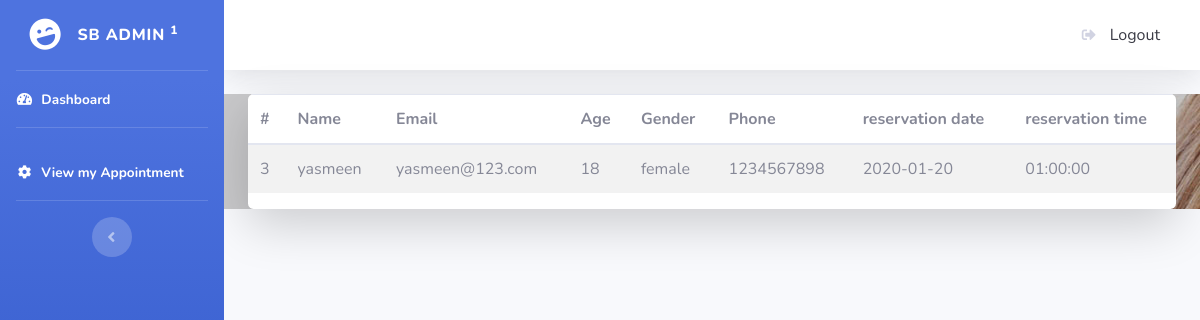
The app's page /admin/doctor_appointment.php (signed in) with its own data.
### tables this page shows
CREATE TABLE IF NOT EXISTS `reservation` (
  `reservation_id` int(3) NOT NULL AUTO_INCREMENT,
  `fullname` varchar(100) NOT NULL,
  `email` varchar(100) NOT NULL,
  `pass` varchar(100) NOT NULL,
  `age` int(3) NOT NULL,
  `gender` varchar(100) NOT NULL,
  `phone` varchar(100) NOT NULL,
  `reservation_date` date NOT NULL,
  `reservation_time` time NOT NULL,
  `patient_id` int(3) NOT NULL,
  `doctor_id` int(3) NOT NULL,
  PRIMARY KEY (`reservation_id`)
);

### admin/doctor_appointment.php (the view, shortened to what this page needs)
<?php
include("../includes/dashboard_header.php");
include("../includes/connection.php");
?>
<div class="hero-wrap" style="background-image: url('images/bg_1.jpg'); background-attachment:fixed;">
  <body class="animsition">
    <div class="container">
    <div class="card o-hidden border-0 shadow-lg">
    <table class="table table-striped">
    <thead>
    <tr>
      <th scope="col">#</th>
      <th scope="col">Name</th>
      <th scope="col">Email</th>
      <th scope="col">Age</th>
      <th scope="col">Gender</th>
      <th scope="col">Phone</th>
      <th scope="col">reservation date</th>
      <th scope="col">reservation time</th>
    </tr>
  </thead>
  <tbody>
      <?php
       $query  = "SELECT * FROM reservation WHERE doctor_id={$_SESSION['doctor_id']}";
    $result = mysqli_query($conn,$query);
    while ($row = mysqli_fetch_assoc($result)){
      echo "<tr>";
      echo"<td>{$row['reservation_id']}</td>";
     echo" <td>{$row['fullname']}</td>";
      echo"<td>{$row['email']}</td>";
     echo" <td>{$row['age']}</td>";
     echo" <td>{$row['gender']}</td>";
     echo" <td>{$row['phone']}</td>";
     echo" <td>{$row['reservation_date']}</td>";
     echo" <td>{$row['reservation_time']}</td>";
    echo"</tr>";
    }
    ?>
  </tbody>
</table>
</div>
</div>
  </body>
  </html>

### records on screen
reservation: reservation_id "3", fullname "yasmeen", email "yasmeen@123.com", age "18", gender "female", phone "1234567898", reservation_date "2020-01-20", reservation_time "01:00:00"
